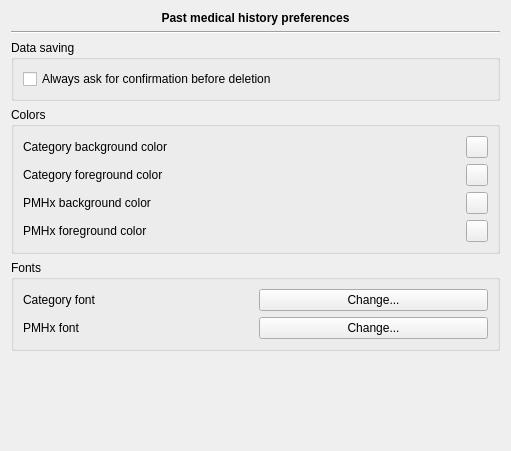
<?xml version="1.0" encoding="UTF-8"?>
<ui version="4.0">
 <class>PMH::Internal::PmhPreferencesWidget</class>
 <widget class="QWidget" name="PMH::Internal::PmhPreferencesWidget">
  <property name="geometry">
   <rect>
    <x>0</x>
    <y>0</y>
    <width>511</width>
    <height>451</height>
   </rect>
  </property>
  <property name="windowTitle">
   <string>Form</string>
  </property>
  <layout class="QGridLayout" name="gridLayout_3">
   <item row="0" column="0" colspan="2">
    <widget class="QLabel" name="label_6">
     <property name="font">
      <font>
       <weight>75</weight>
       <bold>true</bold>
      </font>
     </property>
     <property name="text">
      <string>Past medical history preferences</string>
     </property>
     <property name="alignment">
      <set>Qt::AlignCenter</set>
     </property>
    </widget>
   </item>
   <item row="1" column="0" colspan="2">
    <widget class="Line" name="line">
     <property name="orientation">
      <enum>Qt::Horizontal</enum>
     </property>
    </widget>
   </item>
   <item row="2" column="0" colspan="2">
    <widget class="QGroupBox" name="groupBox">
     <property name="title">
      <string>Data saving</string>
     </property>
     <layout class="QGridLayout" name="gridLayout_2">
      <item row="0" column="0">
       <widget class="QCheckBox" name="deletionBox">
        <property name="text">
         <string>Always ask for confirmation before deletion</string>
        </property>
       </widget>
      </item>
     </layout>
    </widget>
   </item>
   <item row="3" column="0" colspan="2">
    <widget class="QGroupBox" name="groupBox_2">
     <property name="title">
      <string>Colors</string>
     </property>
     <layout class="QGridLayout" name="gridLayout">
      <item row="0" column="0">
       <widget class="QLabel" name="label">
        <property name="text">
         <string>Category background color</string>
        </property>
       </widget>
      </item>
      <item row="0" column="1">
       <widget class="Utils::ColorButtonChooser" name="categoryBackgroundButton">
        <property name="minimumSize">
         <size>
          <width>22</width>
          <height>22</height>
         </size>
        </property>
        <property name="maximumSize">
         <size>
          <width>22</width>
          <height>22</height>
         </size>
        </property>
        <property name="toolTip">
         <string>Category background color</string>
        </property>
        <property name="text">
         <string/>
        </property>
       </widget>
      </item>
      <item row="1" column="0">
       <widget class="QLabel" name="label_2">
        <property name="text">
         <string>Category foreground color</string>
        </property>
       </widget>
      </item>
      <item row="1" column="1">
       <widget class="Utils::ColorButtonChooser" name="categoryForegroundButton">
        <property name="minimumSize">
         <size>
          <width>22</width>
          <height>22</height>
         </size>
        </property>
        <property name="maximumSize">
         <size>
          <width>22</width>
          <height>22</height>
         </size>
        </property>
        <property name="toolTip">
         <string>Category foreground color</string>
        </property>
        <property name="text">
         <string/>
        </property>
       </widget>
      </item>
      <item row="2" column="0">
       <widget class="QLabel" name="label_3">
        <property name="toolTip">
         <string>PMHx background color</string>
        </property>
        <property name="text">
         <string>PMHx background color</string>
        </property>
       </widget>
      </item>
      <item row="2" column="1">
       <widget class="Utils::ColorButtonChooser" name="pmhBackgroundButton">
        <property name="minimumSize">
         <size>
          <width>22</width>
          <height>22</height>
         </size>
        </property>
        <property name="maximumSize">
         <size>
          <width>22</width>
          <height>22</height>
         </size>
        </property>
        <property name="text">
         <string/>
        </property>
       </widget>
      </item>
      <item row="3" column="0">
       <widget class="QLabel" name="label_4">
        <property name="text">
         <string>PMHx foreground color</string>
        </property>
       </widget>
      </item>
      <item row="3" column="1">
       <widget class="Utils::ColorButtonChooser" name="pmhForegroundButton">
        <property name="minimumSize">
         <size>
          <width>22</width>
          <height>22</height>
         </size>
        </property>
        <property name="maximumSize">
         <size>
          <width>22</width>
          <height>22</height>
         </size>
        </property>
        <property name="toolTip">
         <string>PMHx foreground color</string>
        </property>
        <property name="text">
         <string/>
        </property>
       </widget>
      </item>
     </layout>
    </widget>
   </item>
   <item row="5" column="0" colspan="2">
    <widget class="QGroupBox" name="groupBox_3">
     <property name="title">
      <string>Fonts</string>
     </property>
     <layout class="QGridLayout" name="gridLayout_4">
      <item row="0" column="0">
       <widget class="QLabel" name="label_5">
        <property name="text">
         <string>Category font</string>
        </property>
       </widget>
      </item>
      <item row="0" column="1">
       <widget class="QPushButton" name="changeCatFont">
        <property name="text">
         <string>Change...</string>
        </property>
       </widget>
      </item>
      <item row="1" column="0">
       <widget class="QLabel" name="label_7">
        <property name="text">
         <string>PMHx font</string>
        </property>
       </widget>
      </item>
      <item row="1" column="1">
       <widget class="QPushButton" name="changePmhFont">
        <property name="text">
         <string>Change...</string>
        </property>
       </widget>
      </item>
     </layout>
    </widget>
   </item>
   <item row="6" column="0">
    <spacer name="verticalSpacer">
     <property name="orientation">
      <enum>Qt::Vertical</enum>
     </property>
     <property name="sizeHint" stdset="0">
      <size>
       <width>20</width>
       <height>162</height>
      </size>
     </property>
    </spacer>
   </item>
  </layout>
 </widget>
 <customwidgets>
  <customwidget>
   <class>Utils::ColorButtonChooser</class>
   <extends>QPushButton</extends>
   <header location="global">utils/widgets/colorbuttonchooser.h</header>
  </customwidget>
 </customwidgets>
 <resources/>
 <connections/>
</ui>
